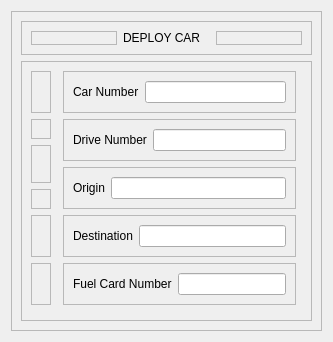
            <widget class="QWidget" name="tab_7">
             <attribute name="title">
              <string>Deploy Car</string>
             </attribute>
             <layout class="QHBoxLayout" name="horizontalLayout_14">
              <item>
               <widget class="QFrame" name="frame">
                <property name="frameShape">
                 <enum>QFrame::StyledPanel</enum>
                </property>
                <property name="frameShadow">
                 <enum>QFrame::Raised</enum>
                </property>
                <layout class="QVBoxLayout" name="verticalLayout_3">
                 <item>
                  <widget class="QFrame" name="frame_7">
                   <property name="frameShape">
                    <enum>QFrame::StyledPanel</enum>
                   </property>
                   <property name="frameShadow">
                    <enum>QFrame::Raised</enum>
                   </property>
                   <layout class="QGridLayout" name="gridLayout_15">
                    <item row="0" column="2">
                     <widget class="QFrame" name="frame_24">
                      <property name="frameShape">
                       <enum>QFrame::StyledPanel</enum>
                      </property>
                      <property name="frameShadow">
                       <enum>QFrame::Raised</enum>
                      </property>
                     </widget>
                    </item>
                    <item row="0" column="1">
                     <widget class="QLabel" name="label">
                      <property name="text">
                       <string>DEPLOY CAR</string>
                      </property>
                     </widget>
                    </item>
                    <item row="0" column="0">
                     <widget class="QFrame" name="frame_34">
                      <property name="frameShape">
                       <enum>QFrame::StyledPanel</enum>
                      </property>
                      <property name="frameShadow">
                       <enum>QFrame::Raised</enum>
                      </property>
                     </widget>
                    </item>
                   </layout>
                  </widget>
                 </item>
                 <item>
                  <widget class="QFrame" name="frame_8">
                   <property name="frameShape">
                    <enum>QFrame::StyledPanel</enum>
                   </property>
                   <property name="frameShadow">
                    <enum>QFrame::Raised</enum>
                   </property>
                   <layout class="QGridLayout" name="gridLayout_14">
                    <item row="6" column="0">
                     <widget class="QFrame" name="frame_15">
                      <property name="frameShape">
                       <enum>QFrame::StyledPanel</enum>
                      </property>
                      <property name="frameShadow">
                       <enum>QFrame::Raised</enum>
                      </property>
                      <layout class="QGridLayout" name="gridLayout_6"/>
                     </widget>
                    </item>
                    <item row="0" column="1" rowspan="8">
                     <widget class="QFrame" name="frame_28">
                      <property name="frameShape">
                       <enum>QFrame::StyledPanel</enum>
                      </property>
                      <property name="frameShadow">
                       <enum>QFrame::Raised</enum>
                      </property>
                     </widget>
                    </item>
                    <item row="0" column="2">
                     <widget class="QFrame" name="frame_12">
                      <property name="frameShape">
                       <enum>QFrame::StyledPanel</enum>
                      </property>
                      <property name="frameShadow">
                       <enum>QFrame::Raised</enum>
                      </property>
                      <layout class="QGridLayout" name="gridLayout">
                       <item row="0" column="0">
                        <widget class="QLabel" name="label_2">
                         <property name="text">
                          <string>Car Number</string>
                         </property>
                        </widget>
                       </item>
                       <item row="0" column="1">
                        <widget class="QLineEdit" name="lineEdit_2"/>
                       </item>
                      </layout>
                     </widget>
                    </item>
                    <item row="1" column="0">
                     <widget class="QFrame" name="frame_19">
                      <property name="frameShape">
                       <enum>QFrame::StyledPanel</enum>
                      </property>
                      <property name="frameShadow">
                       <enum>QFrame::Raised</enum>
                      </property>
                      <layout class="QGridLayout" name="gridLayout_2"/>
                     </widget>
                    </item>
                    <item row="1" column="2" rowspan="2">
                     <widget class="QFrame" name="frame_9">
                      <property name="frameShape">
                       <enum>QFrame::StyledPanel</enum>
                      </property>
                      <property name="frameShadow">
                       <enum>QFrame::Raised</enum>
                      </property>
                      <layout class="QGridLayout" name="gridLayout_9">
                       <item row="0" column="0">
                        <widget class="QLabel" name="label_3">
                         <property name="text">
                          <string>Drive Number</string>
                         </property>
                        </widget>
                       </item>
                       <item row="0" column="1">
                        <widget class="QLineEdit" name="lineEdit"/>
                       </item>
                      </layout>
                     </widget>
                    </item>
                    <item row="6" column="2">
                     <widget class="QFrame" name="frame_10">
                      <property name="frameShape">
                       <enum>QFrame::StyledPanel</enum>
                      </property>
                      <property name="frameShadow">
                       <enum>QFrame::Raised</enum>
                      </property>
                      <layout class="QGridLayout" name="gridLayout_12">
                       <item row="0" column="0">
                        <widget class="QLabel" name="label_5">
                         <property name="text">
                          <string>Fuel Card Number</string>
                         </property>
                        </widget>
                       </item>
                       <item row="0" column="1">
                        <widget class="QLineEdit" name="lineEdit_4"/>
                       </item>
                      </layout>
                     </widget>
                    </item>
                    <item row="2" column="0" rowspan="2">
                     <widget class="QFrame" name="frame_18">
                      <property name="frameShape">
                       <enum>QFrame::StyledPanel</enum>
                      </property>
                      <property name="frameShadow">
                       <enum>QFrame::Raised</enum>
                      </property>
                      <layout class="QGridLayout" name="gridLayout_3"/>
                     </widget>
                    </item>
                    <item row="3" column="2" rowspan="2">
                     <widget class="QFrame" name="frame_11">
                      <property name="frameShape">
                       <enum>QFrame::StyledPanel</enum>
                      </property>
                      <property name="frameShadow">
                       <enum>QFrame::Raised</enum>
                      </property>
                      <layout class="QGridLayout" name="gridLayout_10">
                       <item row="0" column="0">
                        <widget class="QLabel" name="label_6">
                         <property name="text">
                          <string>Origin</string>
                         </property>
                        </widget>
                       </item>
                       <item row="0" column="1">
                        <widget class="QLineEdit" name="lineEdit_3"/>
                       </item>
                      </layout>
                     </widget>
                    </item>
                    <item row="4" column="0">
                     <widget class="QFrame" name="frame_17">
                      <property name="frameShape">
                       <enum>QFrame::StyledPanel</enum>
                      </property>
                      <property name="frameShadow">
                       <enum>QFrame::Raised</enum>
                      </property>
                      <layout class="QGridLayout" name="gridLayout_4"/>
                     </widget>
                    </item>
                    <item row="5" column="0">
                     <widget class="QFrame" name="frame_16">
                      <property name="frameShape">
                       <enum>QFrame::StyledPanel</enum>
                      </property>
                      <property name="frameShadow">
                       <enum>QFrame::Raised</enum>
                      </property>
                      <layout class="QGridLayout" name="gridLayout_5"/>
                     </widget>
                    </item>
                    <item row="5" column="2">
                     <widget class="QFrame" name="frame_13">
                      <property name="frameShape">
                       <enum>QFrame::StyledPanel</enum>
                      </property>
                      <property name="frameShadow">
                       <enum>QFrame::Raised</enum>
                      </property>
                      <layout class="QGridLayout" name="gridLayout_11">
                       <item row="0" column="0">
                        <widget class="QLabel" name="label_4">
                         <property name="text">
                          <string>Destination</string>
                         </property>
                        </widget>
                       </item>
                       <item row="0" column="1">
                        <widget class="QLineEdit" name="lineEdit_5"/>
                       </item>
                      </layout>
                     </widget>
                    </item>
                    <item row="0" column="0">
                     <widget class="QFrame" name="frame_20">
                      <property name="frameShape">
                       <enum>QFrame::StyledPanel</enum>
                      </property>
                      <property name="frameShadow">
                       <enum>QFrame::Raised</enum>
                      </property>
                     </widget>
                    </item>
                    <item row="7" column="2" colspan="2">
                     <widget class="QFrame" name="frame_25">
                      <property name="frameShape">
                       <enum>QFrame::StyledPanel</enum>
                      </property>
                      <property name="frameShadow">
                       <enum>QFrame::Raised</enum>
                      </property>
                      <widget class="QLabel" name="label_7">
                       <property name="geometry">
                        <rect>
                         <x>10</x>
                         <y>10</y>
                         <width>153</width>
                         <height>18</height>
                        </rect>
                       </property>
                       <property name="text">
                        <string>Deployment Description</string>
                       </property>
                      </widget>
                      <widget class="QTextEdit" name="deploymentdescription">
                       <property name="geometry">
                        <rect>
                         <x>169</x>
                         <y>10</y>
                         <width>496</width>
                         <height>132</height>
                        </rect>
                       </property>
                      </widget>
                      <widget class="QFrame" name="frame_22">
                       <property name="geometry">
                        <rect>
                         <x>10</x>
                         <y>148</y>
                         <width>153</width>
                         <height>23</height>
                        </rect>
                       </property>
                       <property name="frameShape">
                        <enum>QFrame::StyledPanel</enum>
                       </property>
                       <property name="frameShadow">
                        <enum>QFrame::Raised</enum>
                       </property>
                      </widget>
                      <widget class="QFrame" name="frame_14">
                       <property name="geometry">
                        <rect>
                         <x>10</x>
                         <y>177</y>
                         <width>661</width>
                         <height>16</height>
                        </rect>
                       </property>
                       <property name="frameShape">
                        <enum>QFrame::StyledPanel</enum>
                       </property>
                       <property name="frameShadow">
                        <enum>QFrame::Raised</enum>
                       </property>
                      </widget>
                      <widget class="QPushButton" name="pushButton">
                       <property name="geometry">
                        <rect>
                         <x>169</x>
                         <y>148</y>
                         <width>75</width>
                         <height>23</height>
                        </rect>
                       </property>
                       <property name="text">
                        <string>Deploy Car</string>
                       </property>
                      </widget>
                     </widget>
                    </item>
                   </layout>
                  </widget>
                 </item>
                </layout>
               </widget>
              </item>
             </layout>
            </widget>
